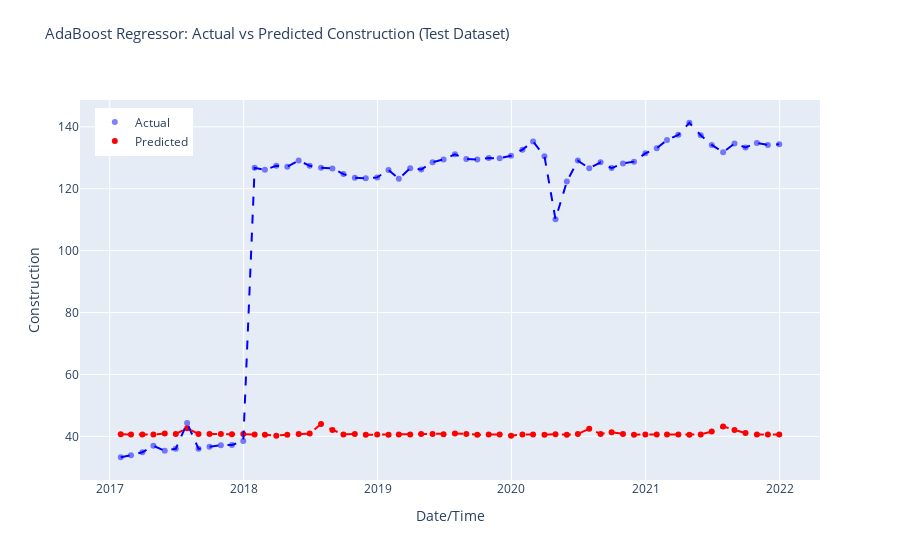

Notebook cell for this chart:
### Code cell
# Sort predictions DataFrame by index
predictions.sort_index(inplace=True)

# Create Plotly figure
fig = make_subplots(rows=1, cols=1, shared_xaxes=True, shared_yaxes=True)

# Add scatter plot for actual values
fig.add_trace(go.Scatter(x=predictions.index, y=predictions['Construction'],
                         mode='markers', marker=dict(color='blue', opacity=0.5),
                         name='Actual'), row=1, col=1)

# Add scatter plot for predicted values
fig.add_trace(go.Scatter(x=predictions.index, y=predictions['prediction_label'],
                         mode='markers', marker=dict(color='red'),
                         name='Predicted'), row=1, col=1)

# Add lines for sorted actual values
fig.add_trace(go.Scatter(x=predictions.index, y=predictions['Construction'].sort_index(),
                         mode='lines', line=dict(color='blue', dash='dash'),
                         showlegend=False), row=1, col=1)

# Add lines for sorted predicted values
fig.add_trace(go.Scatter(x=predictions.index, y=predictions['prediction_label'].sort_index(),
                         mode='lines', line=dict(color='red', dash='dash'),
                         showlegend=False), row=1, col=1)

fig.update_layout(title_text='AdaBoost Regressor: Actual vs Predicted Construction (Test Dataset)',
                  title_font_size=15, title_y=0.95, 
                  xaxis_title='Date/Time', yaxis_title='Construction',
                  legend=dict(x=0.02, y=0.98),
                  grid=dict(rows=1, columns=1, ygap=0.2))

# Show interactive plot
fig.show()
